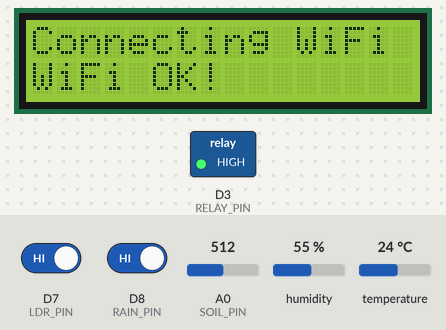
The sketch below on a simulated ESP8266 (NodeMCU). Shown: 16×2 character LCD, switched loads named in the sketch (green lamp = pin HIGH). The inputs (shaded band) are chosen by the test bench; at power-on: D7 (LDR_PIN) HIGH, D8 (RAIN_PIN) HIGH, A0 (SOIL_PIN) = 512, humidity 55 %, temperature 24 °C. WiFi joins after 1.5 s; servers stay silent unless stated; what the sketch prints to the serial monitor is not drawn.

Above: at 3.9 s.
At 13.5 s:
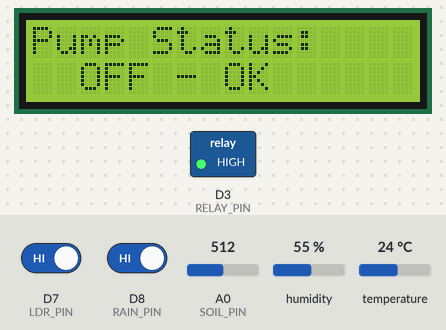
13.6 s: D7 (LDR_PIN) driven LOW and D8 (RAIN_PIN) driven LOW
At 36.7 s:
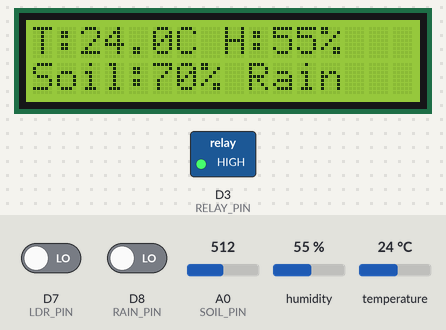
At 39.6 s:
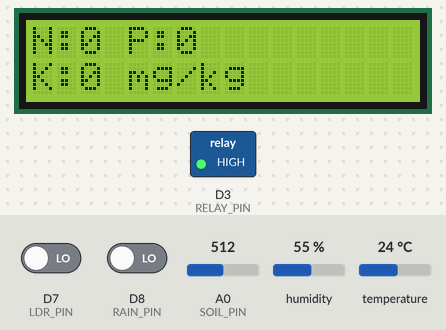
Timing chart, 0 to 41.1 s (numbered marks = the images above; inputs shaded):
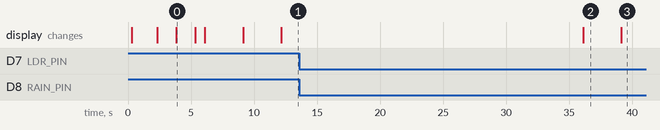

Measured:
- after the input at 13.6 s, the display: changes after 22.5 s (image 2)
- what the display in image 0 shows lasts 1.5 s, from 3.8 s to 5.3 s
- what the display in image 2 shows lasts 3.0 s, from 36.1 s to 39.1 s

The sketch:

CropGuardPro.ino
```cpp
/*
 ============================================================================
  CropGuard Pro — IoT Smart Farming Firmware
  Hardware  : NodeMCU ESP8266
  Platform  : Arduino IDE
 ============================================================================
  Sensors   : DHT22, Soil Moisture, NPK (RS-485/UART), LDR, Rain
  Actuator  : 5V Relay → Mini Water Pump
  Display   : 16×2 LCD (I2C, address 0x27)
  Cloud     : ThingSpeak MQTT / HTTP
 ============================================================================
  Pin Map (NodeMCU GPIO):
    DHT22           → D4  (GPIO2)
    Soil Moisture   → A0  (ADC)
    NPK Sensor TX   → D5  (GPIO14)  [NodeMCU RX from NPK]
    NPK Sensor RX   → D6  (GPIO12)  [NodeMCU TX to NPK]
    LDR             → D7  (GPIO13)
    Rain Sensor     → D8  (GPIO15)
    Relay           → D3  (GPIO0)
    LCD SDA         → D2  (GPIO4)
    LCD SCL         → D1  (GPIO5)
 ============================================================================
  Libraries required (install via Arduino Library Manager):
    - DHT sensor library  (Adafruit)
    - LiquidCrystal_I2C   (Frank de Brabander)
    - ESP8266WiFi         (included with ESP8266 board package)
    - ThingSpeak          (MathWorks)
    - SoftwareSerial      (included with Arduino IDE)
 ============================================================================
*/

// ── LIBRARY INCLUDES ────────────────────────────────────────────────────────
#include <ESP8266WiFi.h>
#include <DHT.h>
#include <Wire.h>
#include <LiquidCrystal_I2C.h>
#include <SoftwareSerial.h>
#include "ThingSpeak.h"

// ── WiFi CREDENTIALS ─────────────────────────────────────────────────────────
const char* WIFI_SSID     = "YOUR_WIFI_SSID";       // ← Replace with your SSID
const char* WIFI_PASSWORD = "YOUR_WIFI_PASSWORD";    // ← Replace with your password

// ── ThingSpeak CONFIGURATION ─────────────────────────────────────────────────
unsigned long TS_CHANNEL_ID  = 3315477;                    // ← Updated from .env
const char*   TS_WRITE_API   = "OUUL9USNVBMWNR28"; // ← Updated from .env
/*
  ThingSpeak field mapping:
    Field 1 → Temperature (°C)
    Field 2 → Humidity (%)
    Field 3 → Soil Moisture (%)
    Field 4 → NPK – Nitrogen (mg/kg)
    Field 5 → NPK – Phosphorus (mg/kg)
    Field 6 → NPK – Potassium (mg/kg)
    Field 7 → Light Level (0–1023)
    Field 8 → Rain Detected (1 = yes, 0 = no)
*/

// ── PIN DEFINITIONS ──────────────────────────────────────────────────────────
#define DHT_PIN         D4     // DHT22 data pin
#define DHT_TYPE        DHT22  // Sensor type
#define SOIL_PIN        A0     // Analog soil moisture
#define LDR_PIN         D7     // Digital LDR output
#define RAIN_PIN        D8     // Digital rain sensor output
#define RELAY_PIN       D3     // Relay control (LOW = ON for active-low relay)

// NPK sensor communicates over UART via SoftwareSerial
#define NPK_RX_PIN      D5     // NodeMCU receives from NPK TX
#define NPK_TX_PIN      D6     // NodeMCU sends to NPK RX

// ── THRESHOLDS ────────────────────────────────────────────────────────────────
#define SOIL_DRY_THRESHOLD  30   // Soil moisture % below which soil is "dry"
#define PUMP_ON_DURATION_MS 5000 // How long pump runs per irrigation cycle (ms)
#define READ_INTERVAL_MS    30000 // Sensor read + cloud update interval (30 sec)

// ── OBJECT INSTANTIATION ─────────────────────────────────────────────────────
DHT              dht(DHT_PIN, DHT_TYPE);
LiquidCrystal_I2C lcd(0x27, 16, 2);           // I2C address 0x27, 16 cols, 2 rows
SoftwareSerial   npkSerial(NPK_RX_PIN, NPK_TX_PIN); // RX, TX
WiFiClient       wifiClient;

// ── NPK MODBUS RTU REQUEST FRAME (for RS-485 NPK sensors) ───────────────────
/*
  Standard Modbus RTU request to read NPK registers simultaneously.
  Address: 0x01, Function: 0x03 (Read Holding Registers),
  Start Reg: 0x001E (Nitrogen), Quantity: 3 registers (N, P, K)
*/
const byte NPK_REQUEST[] = {0x01, 0x03, 0x00, 0x1E, 0x00, 0x03, 0x65, 0xCD};

// ── GLOBAL STATE ─────────────────────────────────────────────────────────────
unsigned long lastReadTime = 0;
bool          pumpRunning  = false;

// ── SENSOR DATA STRUCT ────────────────────────────────────────────────────────
struct SensorData {
    float temperature;   // °C
    float humidity;      // %
    int   soilMoisture;  // 0–100 %
    int   nitrogen;      // mg/kg
    int   phosphorus;    // mg/kg
    int   potassium;     // mg/kg
    int   lightLevel;    // ADC 0–1023 (inverted: high = dark)
    bool  rainDetected;  // true = raining
};

SensorData sensorData;

// ═══════════════════════════════════════════════════════════════════════════
//  SETUP
// ═══════════════════════════════════════════════════════════════════════════
void setup() {
    Serial.begin(115200);
    delay(200);
    Serial.println("\n[CropGuard Pro] Booting…");

    // ── GPIO Init ──
    pinMode(RELAY_PIN, OUTPUT);
    pinMode(LDR_PIN,   INPUT);
    pinMode(RAIN_PIN,  INPUT);
    digitalWrite(RELAY_PIN, HIGH); // HIGH = pump OFF (active-low relay)

    // ── DHT Init ──
    dht.begin();

    // ── NPK UART Init ──
    npkSerial.begin(9600);

    // ── LCD Init ──
    Wire.begin(D2, D1);   // SDA, SCL
    lcd.init();
    lcd.backlight();
    lcd.setCursor(0, 0);
    lcd.print("CropGuard Pro");
    lcd.setCursor(0, 1);
    lcd.print("  Initializing…");
    delay(2000);
    lcd.clear();

    // ── WiFi Connect ──
    connectToWiFi();

    // ── ThingSpeak Init ──
    ThingSpeak.begin(wifiClient);

    Serial.println("[CropGuard Pro] Setup complete.");
}

// ═══════════════════════════════════════════════════════════════════════════
//  MAIN LOOP
// ═══════════════════════════════════════════════════════════════════════════
void loop() {
    unsigned long now = millis();

    // Re-connect WiFi if dropped
    if (WiFi.status() != WL_CONNECTED) {
        Serial.println("[WiFi] Connection lost – reconnecting…");
        connectToWiFi();
    }

    // ── Read sensors and update cloud every READ_INTERVAL_MS ──
    if (now - lastReadTime >= READ_INTERVAL_MS || lastReadTime == 0) {
        lastReadTime = now;

        readDHT22();
        readSoilMoisture();
        readNPK();
        readLDR();
        readRainSensor();

        printToSerial();
        updateLCD();
        uploadToThingSpeak();
        controlIrrigation();
    }
}

// ═══════════════════════════════════════════════════════════════════════════
//  WIFI CONNECTION
// ═══════════════════════════════════════════════════════════════════════════
void connectToWiFi() {
    Serial.printf("[WiFi] Connecting to %s", WIFI_SSID);
    WiFi.begin(WIFI_SSID, WIFI_PASSWORD);

    lcd.setCursor(0, 0);
    lcd.print("Connecting WiFi ");

    int attempts = 0;
    while (WiFi.status() != WL_CONNECTED && attempts < 60) {  // 60×500ms = 30s timeout
        delay(500);
        Serial.print(".");
        attempts++;
    }

    if (WiFi.status() == WL_CONNECTED) {
        Serial.print("\n[WiFi] Connected! IP: ");
        Serial.println(WiFi.localIP());
        lcd.setCursor(0, 1);
        lcd.print("WiFi OK!        ");
        delay(1500);
        lcd.clear();
    } else {
        Serial.println("\n[WiFi] Connection FAILED – continuing offline.");
        lcd.setCursor(0, 1);
        lcd.print("WiFi FAILED!    ");
        delay(1500);
        lcd.clear();
    }
}

// ═══════════════════════════════════════════════════════════════════════════
//  SENSOR READERS
// ═══════════════════════════════════════════════════════════════════════════

// ── DHT22: Temperature & Humidity ──
void readDHT22() {
    sensorData.humidity    = dht.readHumidity();
    sensorData.temperature = dht.readTemperature();

    if (isnan(sensorData.humidity) || isnan(sensorData.temperature)) {
        Serial.println("[DHT22] Read FAILED – using last good values.");
        // Values remain unchanged from previous read (safe fallback)
    }
}

// ── Soil Moisture Sensor ──
void readSoilMoisture() {
    /*
      Typical capacitive soil sensor output:
        ~1023 = completely dry,   ~300 = completely wet
      We map this to 0–100% moisture (inverted).
      Adjust the min/max values to match your specific sensor.
    */
    int rawValue = analogRead(SOIL_PIN);
    sensorData.soilMoisture = map(rawValue, 1023, 300, 0, 100);
    sensorData.soilMoisture = constrain(sensorData.soilMoisture, 0, 100);
}

// ── NPK Sensor (RS-485 Modbus RTU) ──
void readNPK() {
    // Flush the incoming buffer
    while (npkSerial.available()) npkSerial.read();

    // Send request frame
    for (byte b : NPK_REQUEST) npkSerial.write(b);
    delay(200); // Allow sensor to respond

    byte response[11] = {0};
    int  bytesRead    = 0;

    unsigned long timeout = millis() + 500;
    while (millis() < timeout && bytesRead < 11) {
        if (npkSerial.available()) {
            response[bytesRead++] = npkSerial.read();
        }
    }

    /*
      Expected response structure (11 bytes):
        [0]  = Device address (0x01)
        [1]  = Function code (0x03)
        [2]  = Byte count (0x06 = 6 data bytes)
        [3][4]  = Nitrogen  (High, Low byte)
        [5][6]  = Phosphorus(High, Low byte)
        [7][8]  = Potassium (High, Low byte)
        [9][10] = CRC (not validated here for simplicity)
    */
    // Validate: must have full 11-byte response and correct function code
    if (bytesRead >= 11 && response[1] == 0x03 && response[2] == 0x06) {
        sensorData.nitrogen   = (response[3] << 8) | response[4];
        sensorData.phosphorus = (response[5] << 8) | response[6];
        sensorData.potassium  = (response[7] << 8) | response[8];
    } else {
        Serial.printf("[NPK] Invalid response: %d bytes received (expected 11).\n", bytesRead);
    }
}

// ── LDR Light Sensor ──
void readLDR() {
    /*
      LDR connected to D7 (digital mode).
      LOW  = light detected (LDR resistance low → voltage divider pulls LOW)
      HIGH = dark
    */
    sensorData.lightLevel = digitalRead(LDR_PIN);
    // 0 = Bright, 1 = Dark
}

// ── Rain Sensor ──
void readRainSensor() {
    /*
      Rain sensor digital output:
        LOW  = Rain detected   (conductive, pulls pin LOW)
        HIGH = No rain (dry)
    */
    sensorData.rainDetected = (digitalRead(RAIN_PIN) == LOW);
}

// ═══════════════════════════════════════════════════════════════════════════
//  DISPLAY & DEBUG OUTPUT
// ═══════════════════════════════════════════════════════════════════════════

void printToSerial() {
    Serial.println("\n══════ CropGuard Pro Sensor Readings ══════");
    Serial.printf("  Temperature   : %.1f °C\n",   sensorData.temperature);
    Serial.printf("  Humidity      : %.1f %%\n",   sensorData.humidity);
    Serial.printf("  Soil Moisture : %d %%\n",     sensorData.soilMoisture);
    Serial.printf("  Nitrogen (N)  : %d mg/kg\n",  sensorData.nitrogen);
    Serial.printf("  Phosphorus(P) : %d mg/kg\n",  sensorData.phosphorus);
    Serial.printf("  Potassium (K) : %d mg/kg\n",  sensorData.potassium);
    Serial.printf("  Light Level   : %s\n",         sensorData.lightLevel == 0 ? "Bright" : "Dark");
    Serial.printf("  Rain Detected : %s\n",         sensorData.rainDetected ? "YES" : "NO");
    Serial.println("═══════════════════════════════════════════");

    // ── JSON Output (for USB Dashboard Sync) ──
    Serial.printf("{\"soil\":%d,\"temp\":%.1f,\"hum\":%.1f,\"oil\":%d,\"n\":%d,\"p\":%d,\"k\":%d,\"rain\":%d}\n",
                  sensorData.soilMoisture, sensorData.temperature, sensorData.humidity,
                  sensorData.lightLevel, sensorData.nitrogen, sensorData.phosphorus,
                  sensorData.potassium, sensorData.rainDetected ? 1 : 0);

    // ── Low Soil Moisture Alert ──
    if (sensorData.soilMoisture < SOIL_DRY_THRESHOLD) {
        Serial.println("  ⚠  ALERT: Soil moisture too low – irrigation triggered!");
    }
}

void updateLCD() {
    // ── Page 1: Temperature & Humidity ──
    lcd.clear();
    lcd.setCursor(0, 0);
    lcd.printf("T:%.1fC H:%.0f%%", sensorData.temperature, sensorData.humidity);
    lcd.setCursor(0, 1);
    lcd.printf("Soil:%d%% %s", sensorData.soilMoisture,
               sensorData.rainDetected ? "Rain" : "No Rain");
    delay(3000);

    // ── Page 2: NPK Values ──
    lcd.clear();
    lcd.setCursor(0, 0);
    lcd.printf("N:%d P:%d", sensorData.nitrogen, sensorData.phosphorus);
    lcd.setCursor(0, 1);
    lcd.printf("K:%d mg/kg", sensorData.potassium);
    delay(3000);

    // ── Page 3: Pump Status ──
    lcd.clear();
    lcd.setCursor(0, 0);
    lcd.print("Pump Status:");
    lcd.setCursor(0, 1);
    lcd.print(pumpRunning ? "  ON - Watering " : "  OFF - OK      ");
    delay(2000);
}

// ═══════════════════════════════════════════════════════════════════════════
//  IRRIGATION CONTROL
// ═══════════════════════════════════════════════════════════════════════════
void controlIrrigation() {
    bool soilDry     = (sensorData.soilMoisture < SOIL_DRY_THRESHOLD);
    bool noRain      = !sensorData.rainDetected;

    if (soilDry && noRain) {
        // ── Conditions met: Turn ON pump ──
        Serial.println("[Pump] Turning ON (soil dry, no rain)");
        digitalWrite(RELAY_PIN, LOW);   // Active-low: LOW = ON
        pumpRunning = true;
        delay(PUMP_ON_DURATION_MS);
        digitalWrite(RELAY_PIN, HIGH);  // Turn OFF after duration
        pumpRunning = false;
        Serial.println("[Pump] Turned OFF after irrigation cycle");
    } else {
        // ── Conditions not met: Ensure pump is OFF ──
        digitalWrite(RELAY_PIN, HIGH);
        pumpRunning = false;
        Serial.printf("[Pump] OFF (Soil: %d%%, Rain: %s)\n",
                      sensorData.soilMoisture,
                      sensorData.rainDetected ? "YES" : "NO");
    }
}

// ═══════════════════════════════════════════════════════════════════════════
//  THINGSPEAK UPLOAD
// ═══════════════════════════════════════════════════════════════════════════
void uploadToThingSpeak() {
    if (WiFi.status() != WL_CONNECTED) {
        Serial.println("[ThingSpeak] Skipping upload – no WiFi.");
        return;
    }

    ThingSpeak.setField(1, sensorData.temperature);
    ThingSpeak.setField(2, sensorData.humidity);
    ThingSpeak.setField(3, (float)sensorData.soilMoisture);
    ThingSpeak.setField(4, (float)sensorData.nitrogen);
    ThingSpeak.setField(5, (float)sensorData.phosphorus);
    ThingSpeak.setField(6, (float)sensorData.potassium);
    ThingSpeak.setField(7, (float)sensorData.lightLevel);
    ThingSpeak.setField(8, sensorData.rainDetected ? 1.0f : 0.0f);

    // Add status message if soil is dry
    if (sensorData.soilMoisture < SOIL_DRY_THRESHOLD) {
        ThingSpeak.setStatus("ALERT: Soil moisture critical – irrigation triggered");
    } else {
        ThingSpeak.setStatus("Normal");
    }

    int result = ThingSpeak.writeFields(TS_CHANNEL_ID, TS_WRITE_API);
    if (result == 200) {
        Serial.println("[ThingSpeak] Data uploaded successfully.");
    } else {
        Serial.printf("[ThingSpeak] Upload failed. HTTP code: %d\n", result);
    }
}
```
